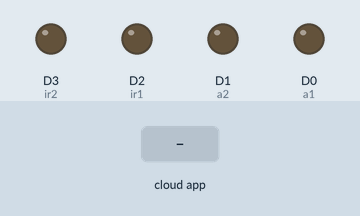
The sketch below on a simulated ESP8266 (NodeMCU). Parts: output pins drawn as LEDs (lit = HIGH). Inputs (shaded band) come from the test bench. WiFi joins after 1.5 s; servers stay silent unless stated; the Firebase database answers and starts empty; what the sketch prints to the serial monitor is not drawn.

Above: at 2.7 s.
2.8 s: the phone or cloud app sets cont1 to 2
At 4.0 s:
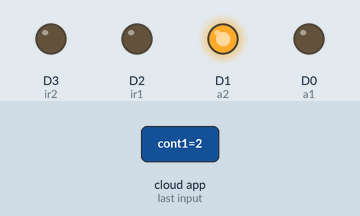
4.3 s: the phone or cloud app sets cont1 to 1
At 5.3 s:
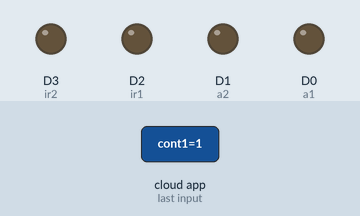
Timing chart, 0 to 7.3 s (numbered marks = the images above; inputs shaded):
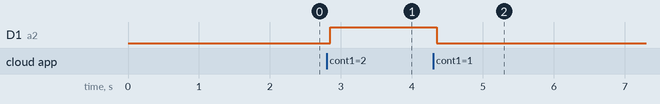

The sketch:

joshi.ino
```cpp
#include <ESP8266WiFi.h>

#include <FirebaseESP8266.h>

#include <WiFiUdp.h>
#define FIREBASE_HOST "https://home-automation-cb3f4-default-rtdb.firebaseio.com/" //Without http:// or https:// schemes
#define FIREBASE_AUTH "HA1OqOYbBDRAxmPUyZnVm6iVoko4mGyLwGzrCD5j"
const char *ssid     = "H";
const char *password = "12345678";
int a1 =D0;
int a2=D1;
#define ir1 D2
#define ir2 D3


FirebaseData firebaseData;
FirebaseData ledData;

FirebaseJson json;
void setup() {
Serial.begin(115200);

 pinMode(a1,OUTPUT);
    pinMode(a2,OUTPUT);
    pinMode(ir1,OUTPUT);
    pinMode(ir2,OUTPUT);

 WiFi.begin(ssid, password);
while ( WiFi.status() != WL_CONNECTED ) {
    delay ( 500 );
    Serial.print ( "." );
  }
    Firebase.begin(FIREBASE_HOST, FIREBASE_AUTH);
  Firebase.reconnectWiFi(true);

}

void loop() {
  Firebase.getString(ledData, "/FirebaseIOT/cont1");


  String c =ledData.stringData();


  Serial.print(c);
if (c == "1"){
  if (  ir1 == 0){


digitalWrite(a1, HIGH);
digitalWrite(a2, LOW);

String t =  "forward";
Serial.println("on");
Serial.println(t);

 Firebase.setString(firebaseData, "/FirebaseIOT/status", t);
  }
 else {

digitalWrite(a1, LOW);
digitalWrite(a2,LOW);

String t =  "stopped";
Serial.println(t);

Firebase.setString(firebaseData, "/FirebaseIOT/status", t);

 }
}
if (c == "0"){

digitalWrite(a1, LOW);
digitalWrite(a2, LOW);

String t =  "stopped";

Serial.println(t);
Firebase.setString(firebaseData, "/FirebaseIOT/status", t);
 }
if (c == "2"){
  if ( ir2 == 0){


digitalWrite(a1, LOW);
digitalWrite(a2, HIGH);

String t =  "back";
Serial.println("on");
Serial.println(t);

 Firebase.setString(firebaseData, "/FirebaseIOT/status", t);
  }
 if (  ir2 == 1){

digitalWrite(a1, LOW);
digitalWrite(a2,LOW);

String t =  "stopped";

Serial.println(t);

Firebase.setString(firebaseData, "/FirebaseIOT/status", t);

 }

}
}
```

Measured:
- after the input at 2.8 s, D1 (a2): LOW → HIGH after 0.05 s
- after the input at 4.3 s, D1 (a2): HIGH → LOW after 0.05 s
